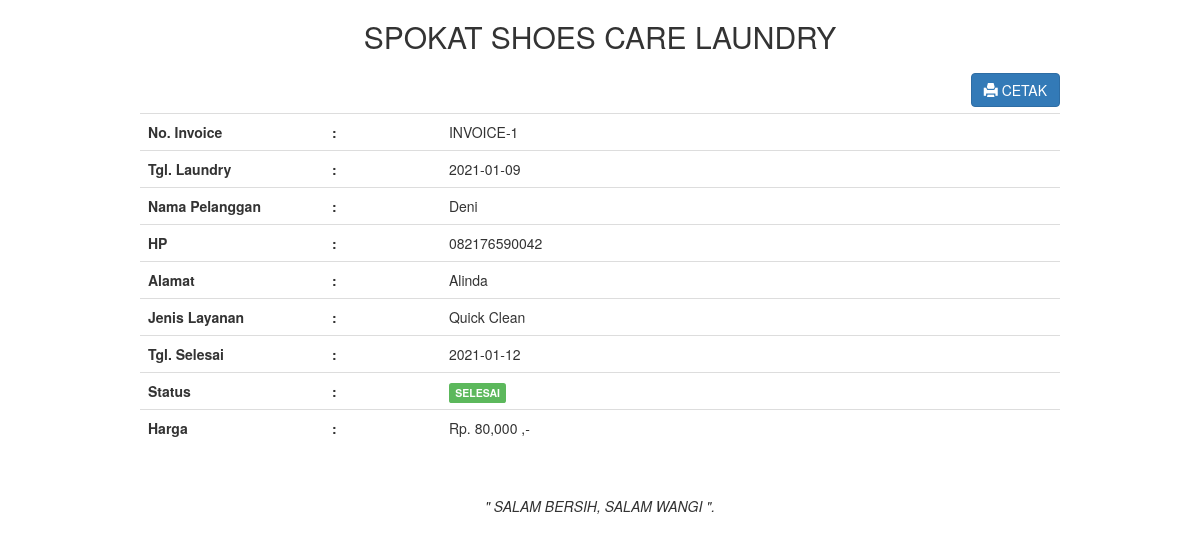
The app's page /transaksi_invoice.php?id=1 (signed in) with its own data.
### tables this page shows
CREATE TABLE `transaksi` (
  `transaksi_id` int(11) NOT NULL,
  `id_layanan` int(11) NOT NULL,
  `transaksi_pelanggan` int(11) NOT NULL,
  `transaksi_jml_sepatu` int(11) NOT NULL,
  `transaksi_harga` int(11) NOT NULL,
  `transaksi_status` int(11) NOT NULL,
  `transaksi_tgl` date NOT NULL,
  `transaksi_tgl_selesai` date DEFAULT NULL
);

CREATE TABLE `pelanggan` (
  `pelanggan_id` int(11) NOT NULL,
  `pelanggan_nama` varchar(255) NOT NULL,
  `pelanggan_hp` varchar(255) NOT NULL,
  `pelanggan_alamat` text NOT NULL,
  `pelanggan_password` varchar(255) NOT NULL
);

CREATE TABLE `layanan` (
  `id_layanan` int(11) NOT NULL,
  `nama_layanan` varchar(30) NOT NULL,
  `harga` int(11) NOT NULL
);

### transaksi_invoice.php (the view, shortened to what this page needs)
<!DOCTYPE html>
<html>
<head>
    <link rel="stylesheet" type="text/css" href="assets/css/bootstrap.css">
</head>
<body>
    <?php
    include 'koneksi.php';
    ?>
    <div class="container">
        <div class="col-md-10 col-md-offset-1">
            <?php
            $id = $_GET['id'];
            $transaksi = mysqli_query($koneksi,"select pelanggan.*,transaksi.*,layanan.* from transaksi
                    INNER JOIN pelanggan ON transaksi.transaksi_pelanggan=Pelanggan.pelanggan_id
                    INNER JOIN layanan ON transaksi.id_layanan=layanan.id_layanan where transaksi_id='$id'");
            while($t=mysqli_fetch_array($transaksi)){
                ?>
                <center><h2>SPOKAT SHOES CARE LAUNDRY</h2></center>
                <a href="transaksi_invoice_cetak.php?id=<?php echo $id; ?>" target="_blank" class="btn btn-primary pull-right"><i class="glyphicon glyphicon-print"></i> CETAK</a>
                <br/>
                <br/>
                <table class="table">
                    <tr>
                        <th width="20%">No. Invoice</th>
                        <th>:</th>
                        <td>INVOICE-<?php echo $t['transaksi_id']; ?></td>
                    </tr>
                    <tr>
                        <th width="20%">Tgl. Laundry</th>
                        <th>:</th>
                        <td><?php echo $t['transaksi_tgl']; ?></td>
                    </tr>
                    <tr>
                        <th>Nama Pelanggan</th>
                        <th>:</th>
                        <td><?php echo $t['pelanggan_nama']; ?></td>
                    </tr>
                    <tr>
                        <th>HP</th>
                        <th>:</th>
                        <td><?php echo $t['pelanggan_hp']; ?></td>
                    </tr>
                    <tr>
                        <th>Alamat</th>
                        <th>:</th>
                        <td><?php echo $t['pelanggan_alamat']; ?></td>
                    </tr>
                    <tr>
                        <th>Jenis Layanan</th>
                        <th>:</th>
                        <td><?php echo $t['nama_layanan']; ?></td>
                    </tr>
                    <tr>
                        <th>Tgl. Selesai</th>
                        <th>:</th>
                        <td><?php echo $t['transaksi_tgl_selesai']; ?></td>
                    </tr>
                    <tr>
                        <th>Status</th>
                        <th>:</th>
                        <td>
                            <?php
                            if($t['transaksi_status']=="0"){
                                echo "<div class='label label-warning'>PROSES</div>";
                            }else if($t['transaksi_status']=="1"){
                                echo "<div class='label label-info'>DI CUCI</div>";
                            }else if($t['transaksi_status']=="2"){
                                echo "<div class='label label-success'>SELESAI</div>";
                            }
                            ?>
                        </td>
                    </tr>
                    <tr>
                        <th>Harga</th>
                        <th>:</th>
                        <td><?php echo "Rp. ".number_format($t['transaksi_harga'])." ,-"; ?></td>
                    </tr>
                </table>
                <br/>
                <p><center><i>" SALAM BERSIH, SALAM WANGI ".</i></center></p>
                <?php
                }
                ?>
            </div>
        </div>
    </body>
    </html>

### records on screen
transaksi: transaksi_id "1", transaksi_tgl "2021-01-09", pelanggan.pelanggan_nama "Deni", pelanggan.pelanggan_hp "082176590042", pelanggan.pelanggan_alamat "Alinda", id_layanan.nama_layanan "Quick Clean", transaksi_tgl_selesai "2021-01-12", transaksi_status "SELESAI", transaksi_harga "80,000"
